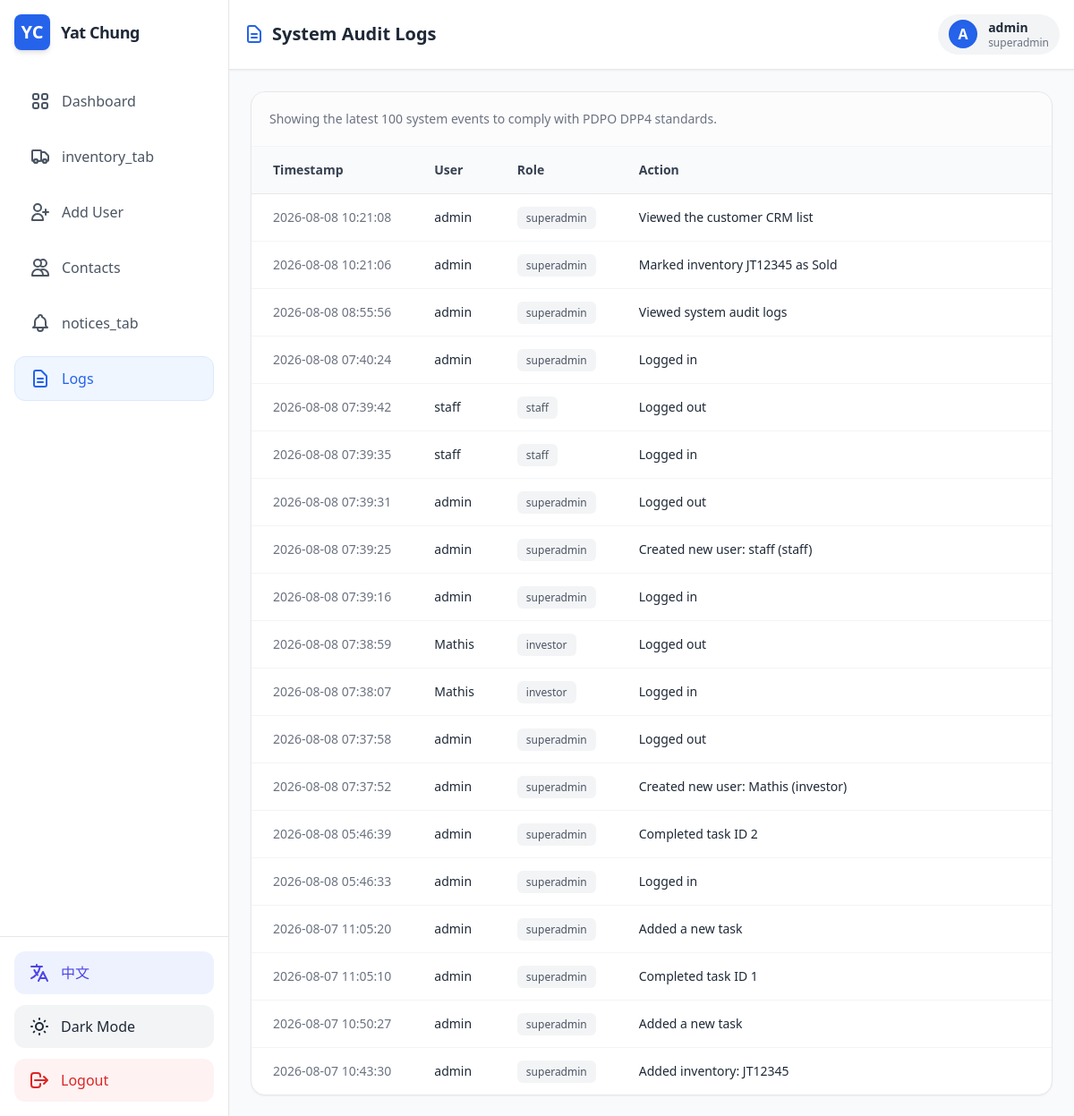
Before: /admin/logs (signed in) with the older database file.
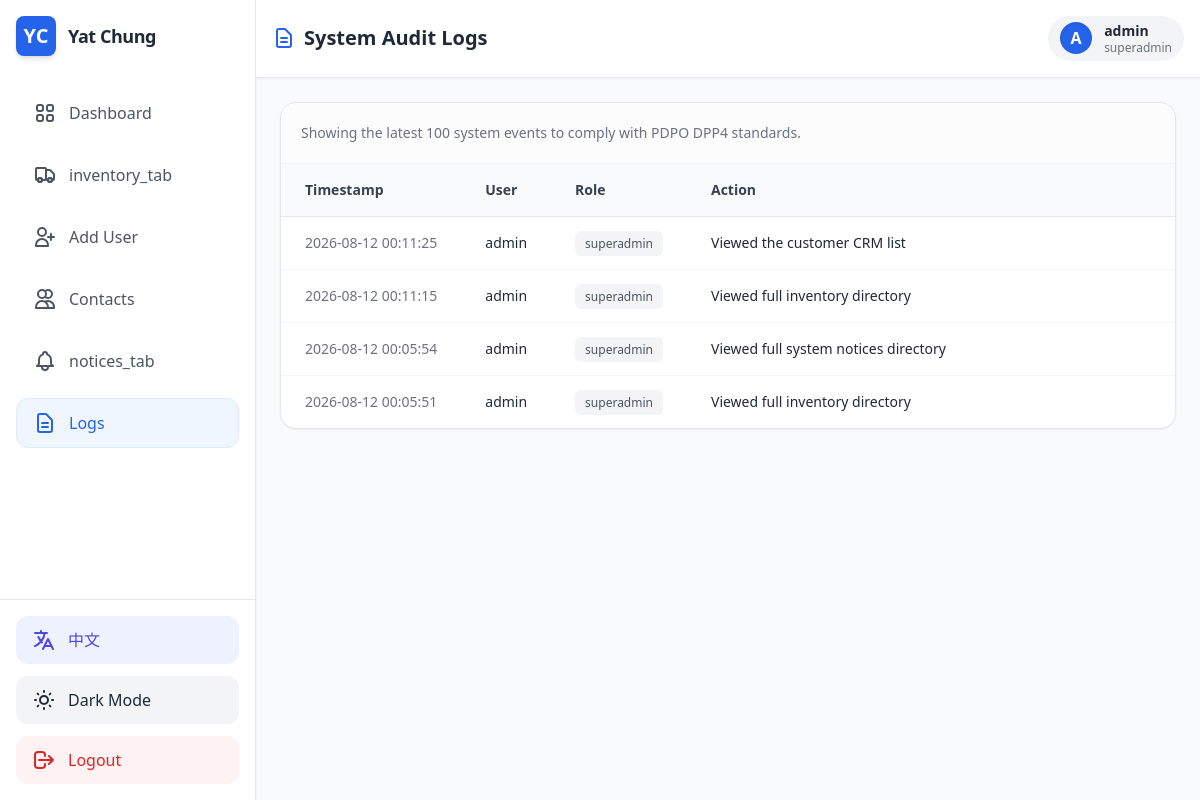
After: the same page with the newer database file.
### app.py (models this page shows, shortened)
class User(UserMixin, db.Model):
    __tablename__ = 'users'
    id = db.Column(db.Integer, primary_key=True)
    username = db.Column(db.String(80), unique=True, nullable=False)
    password_hash = db.Column(db.String(128), nullable=False)
    role = db.Column(db.String(20), nullable=False, default='staff')

class AuditLog(db.Model):
    __tablename__ = 'audit_logs'
    id = db.Column(db.Integer, primary_key=True)
    user_id = db.Column(db.Integer, db.ForeignKey('users.id'), nullable=False)
    action = db.Column(db.String(255), nullable=False)
    timestamp = db.Column(db.DateTime, default=db.func.current_timestamp())
    user = db.relationship('User', backref=db.backref('audit_logs', lazy=True))

### app.py (the view)
@app.route('/admin/logs')
@login_required
@requires_roles('superadmin')
def view_logs():
    logs = AuditLog.query.order_by(AuditLog.timestamp.desc()).limit(100).all()
    access_log = AuditLog(user_id=current_user.id, action="Viewed system audit logs")
    db.session.add(access_log)
    db.session.commit()
    return render_template('logs.html', user=current_user, logs=logs)

### app.py (called while the page is built)
@login_manager.user_loader
def load_user(user_id):
    return User.query.get(int(user_id))

def requires_roles(*roles):
    def wrapper(f):
        @wraps(f)
        def wrapped(*args, **kwargs):
            if current_user.role not in roles and current_user.role != 'superadmin':
                flash('Access denied: You do not have the required permissions.', 'error')
                return redirect(url_for('dashboard'))
            return f(*args, **kwargs)
        return wrapped
    return wrapper

@app.context_processor
def inject_translations():
    lang = flask_session.get('lang', 'en')
    def t(key):
        return TRANSLATIONS.get(lang, {}).get(key, key)
    return dict(t=t, current_lang=lang)

### templates/logs.html
{% extends "base.html" %}
{% block header_content %}
<h2 class="text-xl font-bold text-gray-800 dark:text-white flex items-center gap-2">
    <svg class="w-6 h-6 text-primary" fill="none" stroke="currentColor" viewBox="0 0 24 24"><path stroke-linecap="round" stroke-linejoin="round" stroke-width="2" d="M9 12h6m-6 4h6m2 5H7a2 2 0 01-2-2V5a2 2 0 012-2h5.586a1 1 0 01.707.293l5.414 5.414a1 1 0 01.293.707V19a2 2 0 01-2 2z"></path></svg>
    System Audit Logs
</h2>
<div class="flex items-center gap-3 px-3 py-1.5 bg-gray-100 dark:bg-gray-700 rounded-full">
    <div class="w-8 h-8 bg-primary text-white rounded-full flex items-center justify-center font-bold shadow-inner">
        {{ user.username[0] | upper if user else 'U' }}
    </div>
    <div class="hidden sm:block text-sm">
        <p class="font-bold leading-tight">{{ user.username if user else 'Staff User' }}</p>
        <p class="text-xs text-gray-500 dark:text-gray-400 leading-tight">{{ user.role if user else 'Staff' }}</p>
    </div>
</div>
{% endblock %}
{% block content %}
<div class="bg-white dark:bg-gray-800 border border-gray-200 dark:border-gray-700 rounded-2xl shadow-sm overflow-hidden flex flex-col">
                <div class="p-5 border-b border-gray-100 dark:border-gray-700 bg-gray-50/50 dark:bg-gray-800/50 flex justify-between items-center">
                    <p class="text-sm text-gray-500 dark:text-gray-400">Showing the latest 100 system events to comply with PDPO DPP4 standards.</p>
                </div>
                <div class="overflow-x-auto">
                    <table class="w-full text-left border-collapse">
                        <thead>
                            <tr class="bg-gray-50 dark:bg-gray-900 border-b border-gray-200 dark:border-gray-700">
                                <th class="py-4 px-6 font-semibold text-sm text-gray-700 dark:text-gray-300">Timestamp</th>
                                <th class="py-4 px-6 font-semibold text-sm text-gray-700 dark:text-gray-300">User</th>
                                <th class="py-4 px-6 font-semibold text-sm text-gray-700 dark:text-gray-300">Role</th>
                                <th class="py-4 px-6 font-semibold text-sm text-gray-700 dark:text-gray-300">Action</th>
                            </tr>
                        </thead>
                        <tbody class="divide-y divide-gray-100 dark:divide-gray-700">
                            {% for log in logs %}
                            <tr class="hover:bg-gray-50/50 dark:hover:bg-gray-800/50 transition-colors">
                                <td class="py-4 px-6 text-sm text-gray-500 dark:text-gray-400 whitespace-nowrap">
                                    {{ log.timestamp.strftime('%Y-%m-%d %H:%M:%S') }}
                                </td>
                                <td class="py-4 px-6 text-sm font-medium text-gray-800 dark:text-gray-200">
                                    {{ log.user.username }}
                                </td>
                                <td class="py-4 px-6 text-sm text-gray-600 dark:text-gray-400">
                                    <span class="px-2.5 py-1 bg-gray-100 dark:bg-gray-700 rounded-md text-xs font-medium">
                                        {{ log.user.role }}
                                    </span>
                                </td>
                                <td class="py-4 px-6 text-sm text-gray-800 dark:text-gray-300 w-full">
                                    {{ log.action }}
                                </td>
                            </tr>
                            {% else %}
                            <tr>
                                <td colspan="4" class="py-8 text-center text-gray-500 dark:text-gray-400 italic">
                                    No audit logs found.
                                </td>
                            </tr>
                            {% endfor %}
                        </tbody>
                    </table>
                </div>
            </div>
{% endblock %}

### templates/base.html (shortened to what this page needs)
<!DOCTYPE html>
<html lang="en" class="light">
<head>
    <script src="https://cdn.tailwindcss.com"></script>
</head>
<body class="bg-gray-50 dark:bg-gray-900 text-gray-800 dark:text-gray-100 h-screen flex overflow-hidden">
    <aside class="w-24 md:w-64 bg-white dark:bg-gray-800 border-r border-gray-200 dark:border-gray-700 flex flex-col justify-between shadow-sm z-10 transition-all">
        <div class="p-4">
            <div class="flex items-center justify-center md:justify-start gap-3 mb-8">
                <div class="w-10 h-10 bg-primary text-white rounded-lg flex items-center justify-center font-bold text-xl shadow-md">YC</div>
                <h1 class="hidden md:block font-bold text-lg tracking-tight">Yat Chung</h1>
            </div>
            {% if user %}
            <nav class="space-y-3">
                <a href="{{ url_for('dashboard') }}" class="w-full flex items-center justify-center md:justify-start gap-3 px-4 py-3 rounded-xl font-medium transition-colors border
                    {% if request.endpoint == 'dashboard' %} bg-blue-50 dark:bg-blue-900/30 text-primary border-blue-100 dark:border-blue-800
                    {% else %} border-transparent hover:bg-gray-100 dark:hover:bg-gray-700 text-gray-600 dark:text-gray-300 {% endif %}">
                    <span class="hidden md:inline">{{ t('dashboard') }}</span>
                </a>
                <a href="{{ url_for('inventory') }}" class="w-full flex items-center justify-center md:justify-start gap-3 px-4 py-3 rounded-xl font-medium transition-colors border
                    {% if request.endpoint == 'inventory' %} bg-blue-50 dark:bg-blue-900/30 text-primary border-blue-100 dark:border-blue-800
                    {% else %} border-transparent hover:bg-gray-100 dark:hover:bg-gray-700 text-gray-600 dark:text-gray-300 {% endif %}">
                    <span class="hidden md:inline">{{ t('inventory_tab') }}</span>
                </a>
                {% if user and user.role in ['superadmin', 'owner'] %}
                <button onclick="openUserModal()" class="w-full flex items-center justify-center md:justify-start gap-3 px-4 py-3 hover:bg-gray-100 dark:hover:bg-gray-700 rounded-xl font-medium transition-colors text-gray-600 dark:text-gray-300 border border-transparent">
                    <svg class="w-6 h-6" fill="none" stroke="currentColor" viewBox="0 0 24 24"><path stroke-linecap="round" stroke-linejoin="round" stroke-width="2" d="M18 9v3m0 0v3m0-3h3m-3 0h-3m-2-5a4 4 0 11-8 0 4 4 0 018 0zM3 20a6 6 0 0112 0v1H3v-1z"></path></svg>
                    <span class="hidden md:inline">{{ t('add_user') }}</span>
                </button>
                {% endif %}
                {% if user and user.role != 'investor' %}
                <a href="{{ url_for('contacts') }}" class="w-full flex items-center justify-center md:justify-start gap-3 px-4 py-3 rounded-xl font-medium transition-colors border
                    {% if request.endpoint == 'contacts' %} bg-blue-50 dark:bg-blue-900/30 text-primary border-blue-100 dark:border-blue-800
                    {% else %} border-transparent hover:bg-gray-100 dark:hover:bg-gray-700 text-gray-600 dark:text-gray-300 {% endif %}">
                    <svg class="w-6 h-6" fill="none" stroke="currentColor" viewBox="0 0 24 24"><path stroke-linecap="round" stroke-linejoin="round" stroke-width="2" d="M12 4.354a4 4 0 110 5.292M15 21H3v-1a6 6 0 0112 0v1zm0 0h6v-1a6 6 0 00-9-5.197M13 7a4 4 0 11-8 0 4 4 0 018 0z"></path></svg>
                    <span class="hidden md:inline">{{ t('contacts') }}</span>
                </a>
                {% endif %}
                <a href="{{ url_for('system_notices') }}" class="w-full flex items-center justify-center md:justify-start gap-3 px-4 py-3 rounded-xl font-medium transition-colors border
                    {% if request.endpoint == 'system_notices' %} bg-blue-50 dark:bg-blue-900/30 text-primary border-blue-100 dark:border-blue-800
                    {% else %} border-transparent hover:bg-gray-100 dark:hover:bg-gray-700 text-gray-600 dark:text-gray-300 {% endif %}">
                    <span class="hidden md:inline">{{ t('notices_tab') }}</span>
                </a>
                {% if user and user.role == 'superadmin' %}
                <a href="{{ url_for('view_logs') }}" class="w-full flex items-center justify-center md:justify-start gap-3 px-4 py-3 rounded-xl font-medium transition-colors border
                    {% if request.endpoint == 'view_logs' %} bg-blue-50 dark:bg-blue-900/30 text-primary border-blue-100 dark:border-blue-800
                    {% else %} border-transparent hover:bg-gray-100 dark:hover:bg-gray-700 text-gray-600 dark:text-gray-300 {% endif %}">
                    <svg class="w-6 h-6" fill="none" stroke="currentColor" viewBox="0 0 24 24"><path stroke-linecap="round" stroke-linejoin="round" stroke-width="2" d="M9 12h6m-6 4h6m2 5H7a2 2 0 01-2-2V5a2 2 0 012-2h5.586a1 1 0 01.707.293l5.414 5.414a1 1 0 01.293.707V19a2 2 0 01-2 2z"></path></svg>
                    <span class="hidden md:inline">{{ t('logs') }}</span>
                </a>
                {% endif %}
            </nav>
            {% endif %}
        </div>
        <div class="p-4 border-t border-gray-200 dark:border-gray-700 space-y-3">
            <a href="{{ url_for('set_lang', lang='zh' if current_lang == 'en' else 'en') }}" class="w-full flex items-center justify-center md:justify-start gap-3 px-4 py-3 bg-indigo-50 dark:bg-indigo-900/30 text-indigo-600 dark:text-indigo-400 hover:bg-indigo-100 dark:hover:bg-indigo-900/50 rounded-xl font-medium transition-colors">
                <svg class="w-6 h-6" fill="none" stroke="currentColor" viewBox="0 0 24 24"><path stroke-linecap="round" stroke-linejoin="round" stroke-width="2" d="M3 5h12M9 3v2m1.048 9.5A18.022 18.022 0 016.412 9m6.088 9h7M11 21l5-10 5 10M12.751 5C11.783 10.77 8.07 15.61 3 18.129"></path></svg>
                <span class="hidden md:inline">{{ '中文' if current_lang == 'en' else 'English' }}</span>
            </a>
            <button id="theme-toggle" class="w-full flex items-center justify-center md:justify-start gap-3 px-4 py-3 bg-gray-100 dark:bg-gray-700 hover:bg-gray-200 dark:hover:bg-gray-600 rounded-xl font-medium transition-colors">
                <span class="hidden md:inline" id="theme-text">Dark Mode</span>
            </button>
            {% if user %}
            <a href="{{ url_for('logout') }}" class="w-full flex items-center justify-center md:justify-start gap-3 px-4 py-3 bg-red-50 text-red-600 dark:bg-red-900/20 dark:text-red-400 hover:bg-red-100 dark:hover:bg-red-900/40 rounded-xl font-medium transition-colors">
                <svg class="w-6 h-6" fill="none" stroke="currentColor" viewBox="0 0 24 24"><path stroke-linecap="round" stroke-linejoin="round" stroke-width="2" d="M17 16l4-4m0 0l-4-4m4 4H7m6 4v1a3 3 0 01-3 3H6a3 3 0 01-3-3V7a3 3 0 013-3h4a3 3 0 013 3v1"></path></svg>
                <span class="hidden md:inline">{{ t('logout') }}</span>
            </a>
            {% endif %}
        </div>
    </aside>
    <main class="flex-1 flex flex-col h-full overflow-hidden relative">
        <header class="bg-white dark:bg-gray-800 border-b border-gray-200 dark:border-gray-700 p-4 flex justify-between items-center shadow-sm z-0">
            {% block header_content %}{% endblock %}
        </header>
        <div class="flex-1 overflow-y-auto p-4 md:p-6">
            {% block content %}
            {% endblock %}
        </div>
    </main>
</body>
</html>

### templates/base.html (style rules this page uses)
body { transition: background-color 0.3s ease, color 0.3s ease; }

Changed rows visible on the page:
removed AuditLog: timestamp "2026-08-08 10:21:08", user.username "admin", user.role "superadmin", action "Viewed the customer CRM list"
removed AuditLog: timestamp "2026-08-08 10:21:06", user.username "admin", user.role "superadmin", action "Marked inventory JT12345 as Sold"
removed AuditLog: timestamp "2026-08-08 08:55:56", user.username "admin", user.role "superadmin", action "Viewed system audit logs"
removed AuditLog: timestamp "2026-08-08 07:40:24", user.username "admin", user.role "superadmin", action "Logged in"
removed AuditLog: timestamp "2026-08-08 07:39:42", user.username "staff", user.role "staff", action "Logged out"
removed AuditLog: timestamp "2026-08-08 07:39:35", user.username "staff", user.role "staff", action "Logged in"
removed AuditLog: timestamp "2026-08-08 07:39:31", user.username "admin", user.role "superadmin", action "Logged out"
removed AuditLog: timestamp "2026-08-08 07:39:25", user.username "admin", user.role "superadmin", action "Created new user: staff (staff)"
removed AuditLog: timestamp "2026-08-08 07:39:16", user.username "admin", user.role "superadmin", action "Logged in"
removed AuditLog: timestamp "2026-08-08 07:38:59", user.username "Mathis", user.role "investor", action "Logged out"
removed AuditLog: timestamp "2026-08-08 07:38:07", user.username "Mathis", user.role "investor", action "Logged in"
removed AuditLog: timestamp "2026-08-08 07:37:58", user.username "admin", user.role "superadmin", action "Logged out"
removed AuditLog: timestamp "2026-08-08 07:37:52", user.username "admin", user.role "superadmin", action "Created new user: Mathis (investor)"
removed AuditLog: timestamp "2026-08-08 05:46:39", user.username "admin", user.role "superadmin", action "Completed task ID 2"
removed AuditLog: timestamp "2026-08-08 05:46:33", user.username "admin", user.role "superadmin", action "Logged in"
changed AuditLog: timestamp "2026-08-07 11:05:20" → "2026-08-12 00:11:25"; action "Added a new task" → "Viewed the customer CRM list"
changed AuditLog (number 2 of 4 on the later page): timestamp "2026-08-07 11:05:10" → "2026-08-12 00:11:15"; action "Completed task ID 1" → "Viewed full inventory directory"
changed AuditLog: timestamp "2026-08-07 10:50:27" → "2026-08-12 00:05:54"; action "Added a new task" → "Viewed full system notices directory"
changed AuditLog (number 4 of 4 on the later page): timestamp "2026-08-07 10:43:30" → "2026-08-12 00:05:51"; action "Added inventory: JT12345" → "Viewed full inventory directory"
